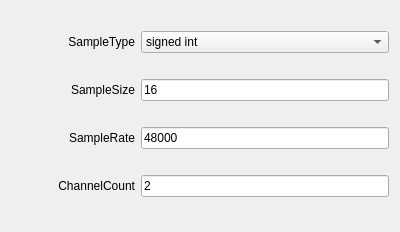
<?xml version="1.0" encoding="UTF-8"?>
<ui version="4.0">
 <class>AudioFormatListWidget</class>
 <widget class="QWidget" name="AudioFormatListWidget">
  <property name="geometry">
   <rect>
    <x>0</x>
    <y>0</y>
    <width>400</width>
    <height>232</height>
   </rect>
  </property>
  <property name="windowTitle">
   <string>Form</string>
  </property>
  <layout class="QGridLayout" name="gridLayout">
   <item row="2" column="0">
    <widget class="QLabel" name="label_samplerate">
     <property name="text">
      <string>SampleRate</string>
     </property>
     <property name="alignment">
      <set>Qt::AlignRight|Qt::AlignTrailing|Qt::AlignVCenter</set>
     </property>
    </widget>
   </item>
   <item row="3" column="1" colspan="2">
    <widget class="QLineEdit" name="line_channelCount">
     <property name="text">
      <string>2</string>
     </property>
    </widget>
   </item>
   <item row="0" column="1" colspan="2">
    <widget class="QComboBox" name="combo_sampleType">
     <item>
      <property name="text">
       <string>signed int</string>
      </property>
     </item>
     <item>
      <property name="text">
       <string>unsigned int</string>
      </property>
     </item>
     <item>
      <property name="text">
       <string>float</string>
      </property>
     </item>
     <item>
      <property name="text">
       <string>double</string>
      </property>
     </item>
    </widget>
   </item>
   <item row="0" column="0">
    <widget class="QLabel" name="label_sampletype">
     <property name="text">
      <string>SampleType</string>
     </property>
     <property name="alignment">
      <set>Qt::AlignRight|Qt::AlignTrailing|Qt::AlignVCenter</set>
     </property>
    </widget>
   </item>
   <item row="1" column="0">
    <widget class="QLabel" name="label_simplesize">
     <property name="text">
      <string>SampleSize</string>
     </property>
     <property name="alignment">
      <set>Qt::AlignRight|Qt::AlignTrailing|Qt::AlignVCenter</set>
     </property>
    </widget>
   </item>
   <item row="1" column="1" colspan="2">
    <widget class="QLineEdit" name="line_sampleSize">
     <property name="text">
      <string>16</string>
     </property>
    </widget>
   </item>
   <item row="3" column="0">
    <widget class="QLabel" name="label_channelcount">
     <property name="text">
      <string>ChannelCount</string>
     </property>
     <property name="alignment">
      <set>Qt::AlignRight|Qt::AlignTrailing|Qt::AlignVCenter</set>
     </property>
    </widget>
   </item>
   <item row="2" column="1" colspan="2">
    <widget class="QLineEdit" name="line_sampleRate">
     <property name="text">
      <string>48000</string>
     </property>
    </widget>
   </item>
  </layout>
 </widget>
 <resources/>
 <connections/>
</ui>
